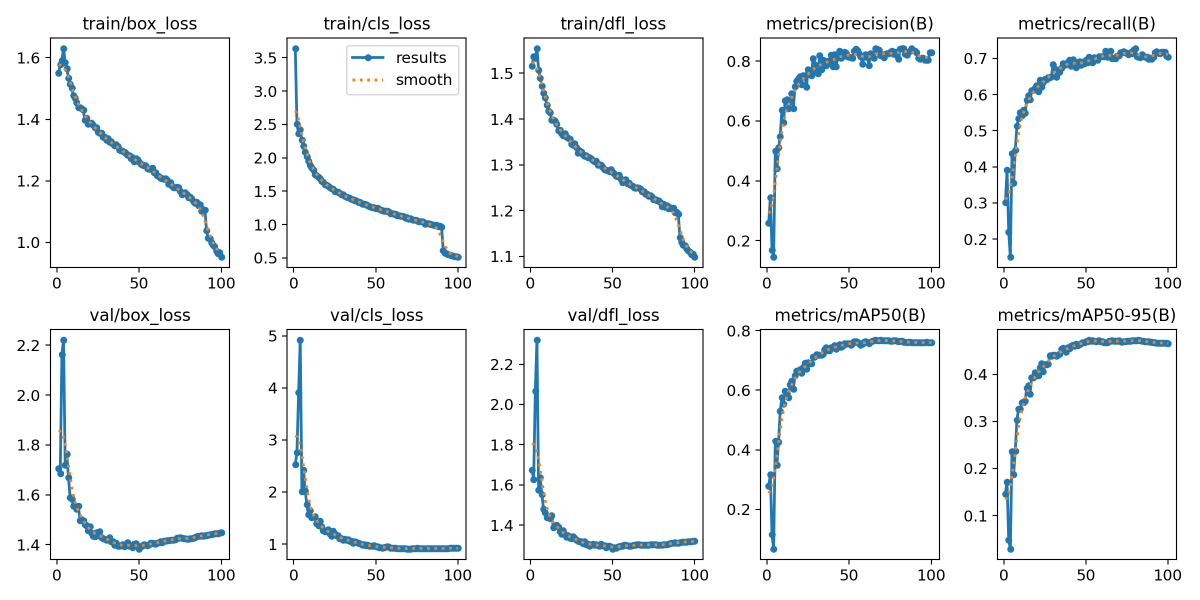
#> input picture deep_yolo/figs/results.png, 2400 x 1200 px, given as the content of the folder images, which was not available (shown at 1/2 size)
$ python a_preprocessing.py
#> lines starting #> are read from the running program, lines starting #| are printed output that depends on the picture; after the words box and inside, x2 and y2 are one past the last pixel; in counts of white or black regions, pixels touching at a corner belong together; pictures that were not available may be replaced by others from this repository, and a replacement may not be noted
import cv2
import numpy as np
import os
import argparse

def preprocess_image(img_path, s_thresh=40, v_thresh=50, kernel_size=5):
#> called with img_path = 'images/results.png', s_thresh = 40, v_thresh = 50, kernel_size = 5
    img = cv2.imread(img_path)
#> img is the input picture: shape (1200, 2400, 3); mean B, G, R 245.1, 243.8, 241.8
    if img is None:
        return None, None
    hsv = cv2.cvtColor(img, cv2.COLOR_BGR2HSV)
#> hsv: shape (1200, 2400, 3); mean H, S, V 3.2, 6.6, 245.9
    s = hsv[:, :, 1]
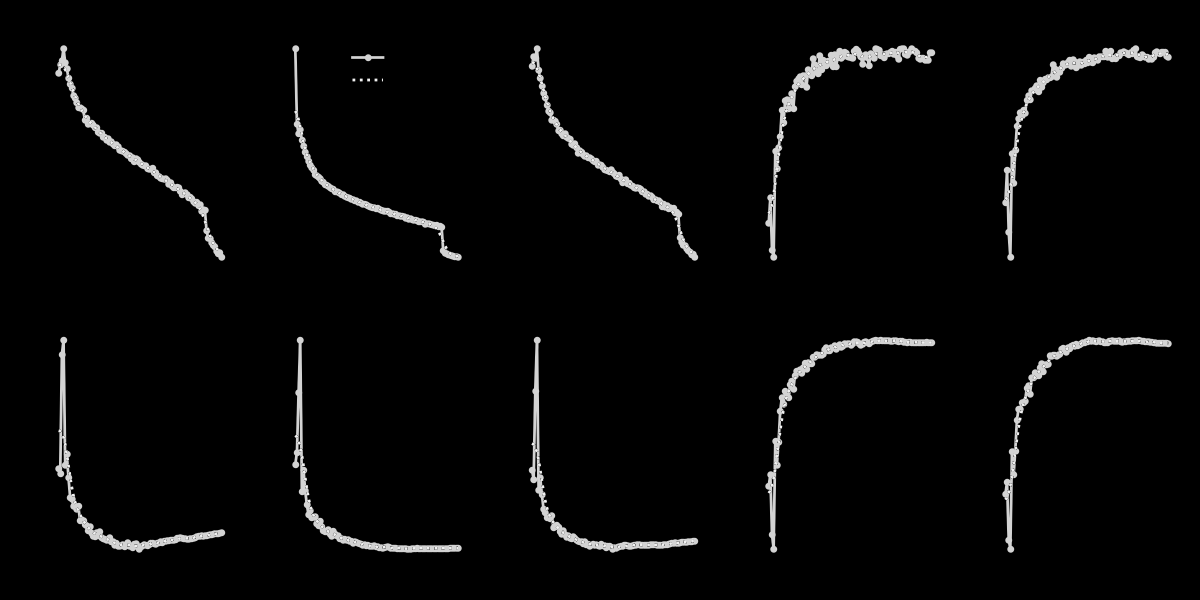
#> s: shape (1200, 2400) (shown at 1/2 size); min 0, max 241, mean 6.6
    v = hsv[:, :, 2]
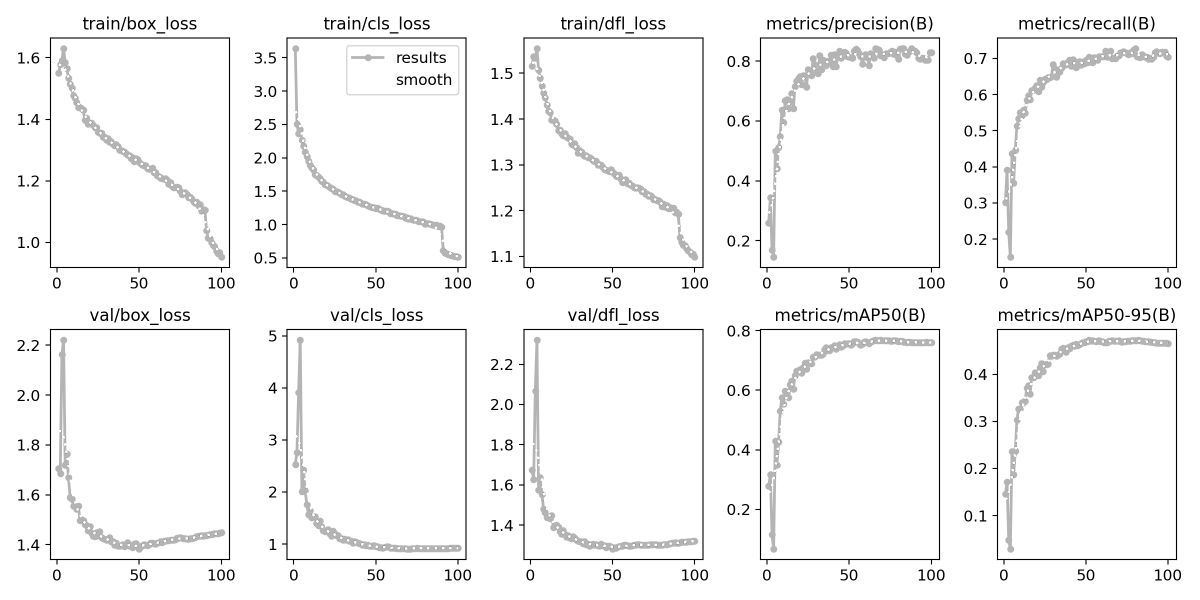
#> v: shape (1200, 2400) (shown at 1/2 size); min 0, max 255, mean 245.9
    mask = (s > s_thresh) & (v > v_thresh)
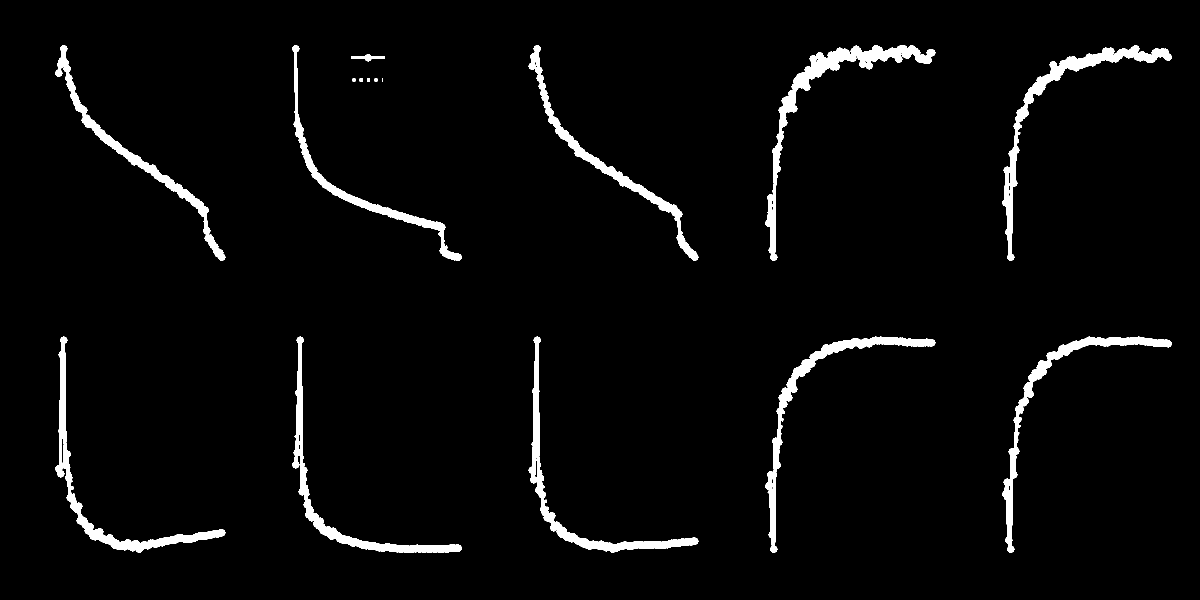
#> mask: shape (1200, 2400) bool (shown at 1/2 size); 3.3% white; 16 white regions (1 under 20 px), largest, box (x1, y1, x2, y2) and area: (1530, 90, 1871, 522) 12675, (2004, 90, 2344, 522) 10968, (110, 673, 451, 1106) 9963
    mask = mask.astype(np.uint8) * 255
    if kernel_size > 1:
        kernel = cv2.getStructuringElement(cv2.MORPH_ELLIPSE, (kernel_size, kernel_size))
        mask = cv2.morphologyEx(mask, cv2.MORPH_OPEN, kernel)
#> mask: shape (1200, 2400); 3.3% white; 15 white regions, largest, box (x1, y1, x2, y2) and area: (1530, 90, 1871, 522) 12595, (2004, 90, 2344, 522) 10877, (110, 673, 451, 1106) 9911
    result = cv2.bitwise_and(img, img, mask=mask)
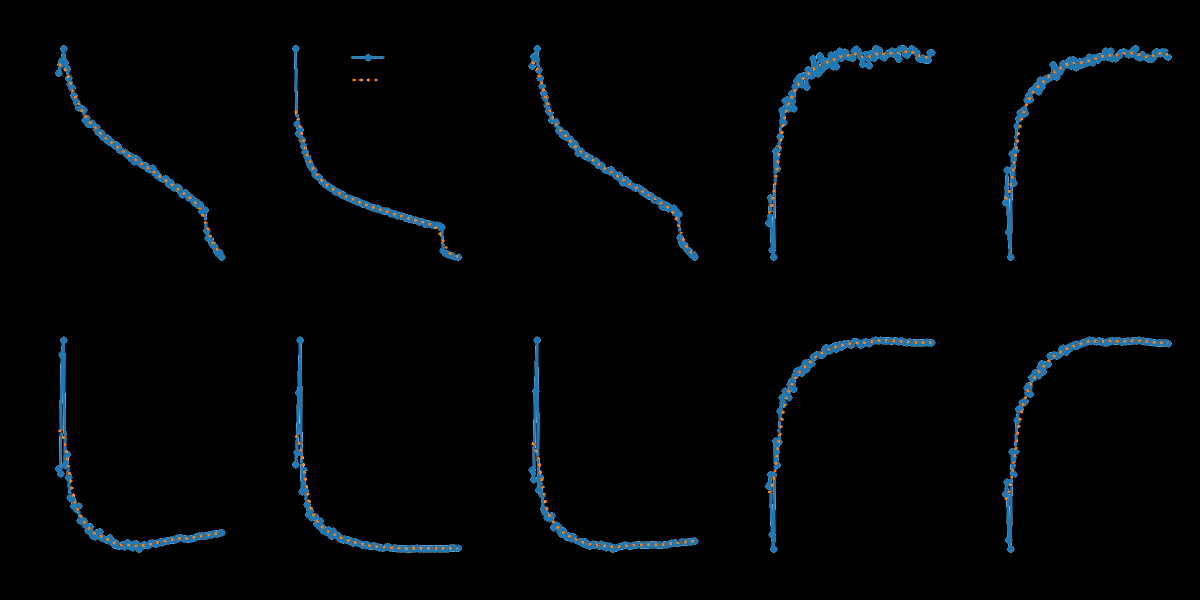
#> result: shape (1200, 2400, 3) (shown at 1/2 size); mean B, G, R 5.5, 4.2, 2.2
    return mask, result

def process_folder(input_dir, output_dir, s_thresh=40, v_thresh=50, kernel_size=5):
    os.makedirs(output_dir, exist_ok=True)
    for name in os.listdir(input_dir):
        lower = name.lower()
        if lower.endswith(".jpg") or lower.endswith(".jpeg") or lower.endswith(".png"):
            in_path = os.path.join(input_dir, name)
            mask, result = preprocess_image(in_path, s_thresh, v_thresh, kernel_size)
            if result is not None:
                base, ext = os.path.splitext(name)
                out_img = os.path.join(output_dir, f"prep_{base}{ext}")
                out_mask = os.path.join(output_dir, f"mask_{base}.png")
                cv2.imwrite(out_img, result)
                cv2.imwrite(out_mask, mask)
    print("Preprocessing completed.")

def parse_args():
    parser = argparse.ArgumentParser()
    parser.add_argument("--input_dir", default="images")
    parser.add_argument("--output_dir", default="results")
    parser.add_argument("--s_thresh", type=int, default=40)
    parser.add_argument("--v_thresh", type=int, default=50)
    parser.add_argument("--kernel", type=int, default=5)
    return parser.parse_args()

if __name__ == "__main__":
    args = parse_args()
    process_folder(args.input_dir, args.output_dir, args.s_thresh, args.v_thresh, args.kernel)
